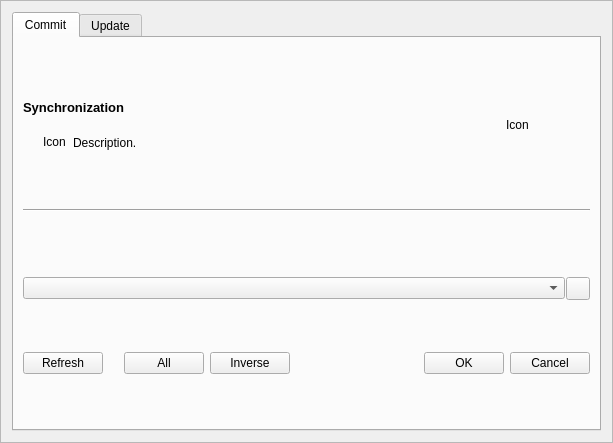
<?xml version="1.0" encoding="UTF-8"?>
<ui version="4.0">
 <class>FrameSyncFile</class>
 <widget class="QFrame" name="FrameSyncFile">
  <property name="geometry">
   <rect>
    <x>0</x>
    <y>0</y>
    <width>613</width>
    <height>443</height>
   </rect>
  </property>
  <property name="windowTitle">
   <string>Sync</string>
  </property>
  <property name="frameShape">
   <enum>QFrame::StyledPanel</enum>
  </property>
  <property name="frameShadow">
   <enum>QFrame::Raised</enum>
  </property>
  <layout class="QHBoxLayout" name="horizontalLayout">
   <item>
    <widget class="QTabWidget" name="tabWidget">
     <property name="currentIndex">
      <number>0</number>
     </property>
     <widget class="QWidget" name="tab">
      <attribute name="title">
       <string>Commit</string>
      </attribute>
      <layout class="QVBoxLayout" name="verticalLayout_2">
       <item>
        <layout class="QHBoxLayout" name="horizontalLayout_7">
         <item>
          <layout class="QVBoxLayout" name="verticalLayout_4">
           <item>
            <widget class="QLabel" name="labelTitle">
             <property name="sizePolicy">
              <sizepolicy hsizetype="Preferred" vsizetype="Preferred">
               <horstretch>0</horstretch>
               <verstretch>0</verstretch>
              </sizepolicy>
             </property>
             <property name="font">
              <font>
               <pointsize>10</pointsize>
               <weight>75</weight>
               <bold>true</bold>
              </font>
             </property>
             <property name="text">
              <string>Synchronization</string>
             </property>
            </widget>
           </item>
           <item>
            <layout class="QHBoxLayout" name="horizontalLayout_8">
             <item>
              <spacer name="horizontalSpacer_7">
               <property name="orientation">
                <enum>Qt::Horizontal</enum>
               </property>
               <property name="sizeType">
                <enum>QSizePolicy::Fixed</enum>
               </property>
               <property name="sizeHint" stdset="0">
                <size>
                 <width>20</width>
                 <height>20</height>
                </size>
               </property>
              </spacer>
             </item>
             <item>
              <widget class="QLabel" name="labelInfoIcon">
               <property name="sizePolicy">
                <sizepolicy hsizetype="Fixed" vsizetype="Preferred">
                 <horstretch>0</horstretch>
                 <verstretch>0</verstretch>
                </sizepolicy>
               </property>
               <property name="minimumSize">
                <size>
                 <width>24</width>
                 <height>24</height>
                </size>
               </property>
               <property name="maximumSize">
                <size>
                 <width>24</width>
                 <height>24</height>
                </size>
               </property>
               <property name="text">
                <string>Icon</string>
               </property>
              </widget>
             </item>
             <item>
              <widget class="QLabel" name="labelDesc">
               <property name="text">
                <string>Description.</string>
               </property>
              </widget>
             </item>
            </layout>
           </item>
          </layout>
         </item>
         <item>
          <widget class="QLabel" name="labelIcon">
           <property name="sizePolicy">
            <sizepolicy hsizetype="Fixed" vsizetype="Fixed">
             <horstretch>0</horstretch>
             <verstretch>0</verstretch>
            </sizepolicy>
           </property>
           <property name="minimumSize">
            <size>
             <width>64</width>
             <height>64</height>
            </size>
           </property>
           <property name="maximumSize">
            <size>
             <width>64</width>
             <height>64</height>
            </size>
           </property>
           <property name="text">
            <string>Icon</string>
           </property>
          </widget>
         </item>
         <item>
          <spacer name="horizontalSpacer_8">
           <property name="orientation">
            <enum>Qt::Horizontal</enum>
           </property>
           <property name="sizeType">
            <enum>QSizePolicy::Fixed</enum>
           </property>
           <property name="sizeHint" stdset="0">
            <size>
             <width>20</width>
             <height>20</height>
            </size>
           </property>
          </spacer>
         </item>
        </layout>
       </item>
       <item>
        <widget class="Line" name="line">
         <property name="orientation">
          <enum>Qt::Horizontal</enum>
         </property>
        </widget>
       </item>
       <item>
        <spacer name="verticalSpacer">
         <property name="orientation">
          <enum>Qt::Vertical</enum>
         </property>
         <property name="sizeType">
          <enum>QSizePolicy::Fixed</enum>
         </property>
         <property name="sizeHint" stdset="0">
          <size>
           <width>17</width>
           <height>13</height>
          </size>
         </property>
        </spacer>
       </item>
       <item>
        <layout class="QVBoxLayout" name="verticalLayoutSyncFile">
         <item>
          <layout class="QHBoxLayout" name="horizontalLayout_2">
           <property name="spacing">
            <number>1</number>
           </property>
           <item>
            <widget class="QComboBox" name="comboBoxCommonFolder"/>
           </item>
           <item>
            <widget class="QToolButton" name="toolButton">
             <property name="text">
              <string/>
             </property>
            </widget>
           </item>
          </layout>
         </item>
        </layout>
       </item>
       <item>
        <layout class="QHBoxLayout" name="horizontalLayout_9">
         <item>
          <widget class="QPushButton" name="pushButtonRefresh">
           <property name="text">
            <string>Refresh</string>
           </property>
          </widget>
         </item>
         <item>
          <spacer name="horizontalSpacer">
           <property name="orientation">
            <enum>Qt::Horizontal</enum>
           </property>
           <property name="sizeType">
            <enum>QSizePolicy::Fixed</enum>
           </property>
           <property name="sizeHint" stdset="0">
            <size>
             <width>15</width>
             <height>20</height>
            </size>
           </property>
          </spacer>
         </item>
         <item>
          <widget class="QPushButton" name="pushButtonSelectAll">
           <property name="text">
            <string>All</string>
           </property>
          </widget>
         </item>
         <item>
          <widget class="QPushButton" name="pushButtonInverse">
           <property name="text">
            <string>Inverse</string>
           </property>
          </widget>
         </item>
         <item>
          <spacer name="horizontalSpacer_9">
           <property name="orientation">
            <enum>Qt::Horizontal</enum>
           </property>
           <property name="sizeHint" stdset="0">
            <size>
             <width>40</width>
             <height>20</height>
            </size>
           </property>
          </spacer>
         </item>
         <item>
          <widget class="QPushButton" name="pushButtonOK">
           <property name="text">
            <string>OK</string>
           </property>
          </widget>
         </item>
         <item>
          <widget class="QPushButton" name="pushButtonCancel">
           <property name="text">
            <string>Cancel</string>
           </property>
          </widget>
         </item>
        </layout>
       </item>
      </layout>
     </widget>
     <widget class="QWidget" name="tab_2">
      <attribute name="title">
       <string>Update</string>
      </attribute>
     </widget>
    </widget>
   </item>
  </layout>
 </widget>
 <resources/>
 <connections/>
</ui>
